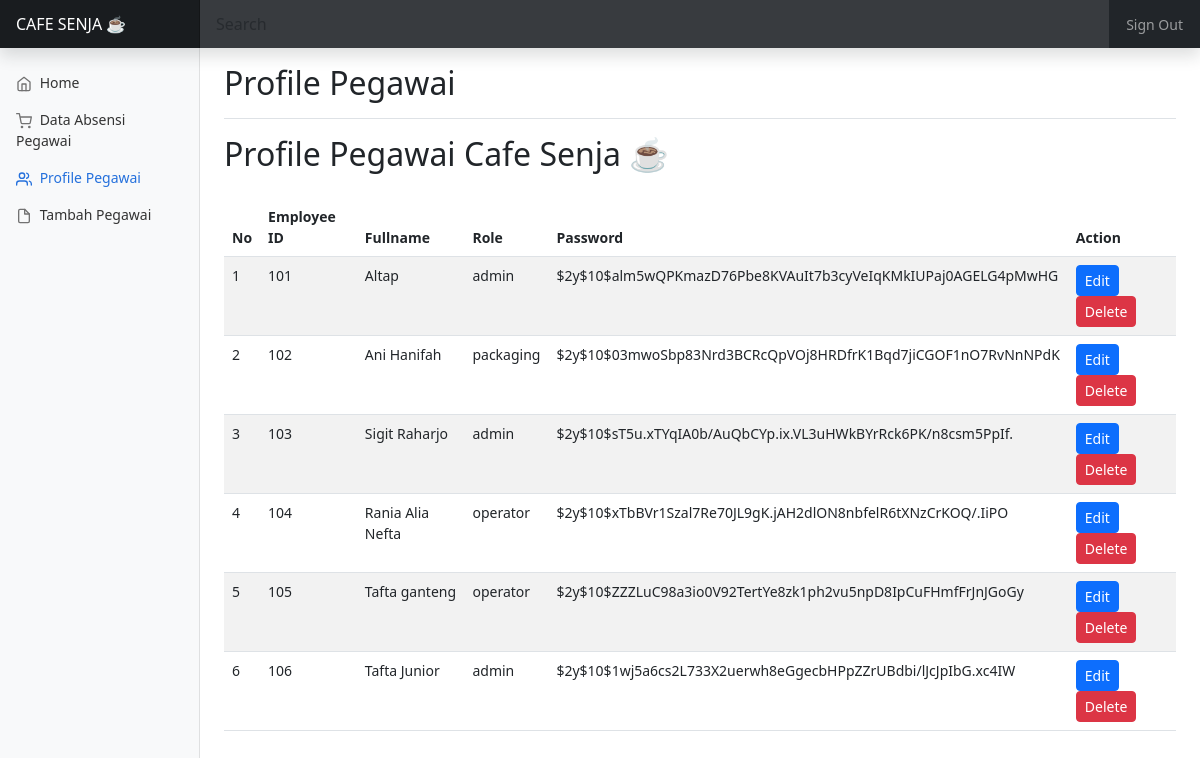
The page /dashboard_admin/profile_pegawai.php on the database its author committed.
### tables this page shows
CREATE TABLE `users` (
  `id` int(11) NOT NULL,
  `employee_id` int(8) NOT NULL,
  `fullname` varchar(255) NOT NULL,
  `role` varchar(255) NOT NULL,
  `password` varchar(255) NOT NULL
);

### dashboard_admin/profile_pegawai.php (the view, shortened to what this page needs)
<?php
include '../connection.php';
$sql = "SELECT * FROM users";
$result = $db->query($sql);
$users = [];
while ($user = $result->fetch_assoc()) {
    $users[] = $user;
}
?>
<!doctype html>
<html lang="en">
<head>
    <link href="../assets/dist/css/bootstrap.min.css" rel="stylesheet">
    <link href="dashboard.css" rel="stylesheet">
</head>
<body>
    <header class="navbar navbar-dark sticky-top bg-dark flex-md-nowrap p-0 shadow">
        <a class="navbar-brand col-md-3 col-lg-2 me-0 px-3 fs-6" href="#">CAFE SENJA ☕</a>
        <input class="form-control form-control-dark w-100 rounded-0 border-0" type="text" placeholder="Search" aria-label="Search">
        <div class="navbar-nav">
            <div class="nav-item text-nowrap">
                <form action="" method="post">
                    <button class="nav-link px-3 btn btn-outline-dark" type="submit" name='logout'>
                        Sign Out
                    </button>
                </form>
            </div>
        </div>
    </header>
    <div class="container-fluid">
        <div class="row">
            <nav id="sidebarMenu" class="col-md-3 col-lg-2 d-md-block bg-light sidebar collapse">
                <div class="position-sticky pt-3 sidebar-sticky">
                    <ul class="nav flex-column">
                        <li class="nav-item">
                            <a class="nav-link" href="index.php">
                                <span data-feather="home" class="align-text-bottom"></span>
                                Home
                            </a>
                        </li>
                        <li class="nav-item">
                            <a class="nav-link" href="data_absen.php">
                                <span data-feather="shopping-cart" class="align-text-bottom"></span>
                                Data Absensi Pegawai
                            </a>
                        </li>
                        <li class="nav-item">
                            <a class="nav-link active" aria-current="page" href="profile_pegawai.php">
                                <span data-feather="users" class="align-text-bottom"></span>
                                Profile Pegawai
                            </a>
                        </li>
                        <li class="nav-item">
                            <a class="nav-link" href="tambah_pegawai.php">
                                <span data-feather="file" class="align-text-bottom"></span>
                                Tambah Pegawai
                            </a>
                        </li>
                    </ul>
                </div>
            </nav>
            <main class="col-md-9 ms-sm-auto col-lg-10 px-md-4">
                <div class="d-flex justify-content-between flex-wrap flex-md-nowrap align-items-center pt-3 pb-2 mb-3 border-bottom">
                    <h1 class="h2">Profile Pegawai</h1>
                </div>
                <h2 class="mb-4">Profile Pegawai Cafe Senja ☕</h2>
                <div class="table-responsive">
                    <table class="table table-striped table-hover">
                        <thead>
                            <tr>
                                <th scope="col">No</th>
                                <th scope="col">Employee ID</th>
                                <th scope="col">Fullname</th>
                                <th scope="col">Role</th>
                                <th scope="col">Password</th>
                                <th scope="col">Action</th>
                            </tr>
                        </thead>
                        <tbody>
                            <?php $no = 1;
                            foreach ($users as $u) : ?>
                                <tr>
                                    <td><?= $no++; ?></td>
                                    <td><?= $u['employee_id']; ?></td>
                                    <td><?= $u['fullname']; ?></td>
                                    <td><?= $u['role']; ?></td>
                                    <td><?= $u['password']; ?></td>
                                    <td>
                                        <a class="btn btn-primary btn-sm" href="edit_profile.php?id=<?= $u['id']; ?>">Edit</a>
                                        <a class="btn btn-danger btn-sm" href='action_delete.php?id=<?= $u['id']; ?>' onclick="return confirm('Apakah Anda yakin ingin menghapus?')">Delete</a>
                                    </td>
                                </tr>
                            <?php endforeach ?>
                        </tbody>
                    </table>
                </div>
            </main>
        </div>
    </div>
</body>
</html>

### dashboard_admin/dashboard.css (style rules this page uses)
body { font-size: .875rem; }
.feather { width: 16px; height: 16px; }
.sidebar { position: fixed; top: 0; bottom: 0; left: 0; z-index: 100; padding: 48px 0 0; box-shadow: inset -1px 0 0 rgba(0, 0, 0, .1); }
.sidebar-sticky { height: calc(100vh - 48px); overflow-x: hidden; overflow-y: auto; }
.sidebar .nav-link { font-weight: 500; color: #333; }
.sidebar .nav-link .feather { margin-right: 4px; color: #727272; }
.sidebar .nav-link.active { color: #2470dc; }
.sidebar .nav-link:hover .feather, .sidebar .nav-link.active .feather { color: inherit; }
.navbar-brand { padding-top: .75rem; padding-bottom: .75rem; background-color: rgba(0, 0, 0, .25); box-shadow: inset -1px 0 0 rgba(0, 0, 0, .25); }
.navbar .form-control { padding: .75rem 1rem; }
.form-control-dark { color: #fff; background-color: rgba(255, 255, 255, .1); border-color: rgba(255, 255, 255, .1); }

### rows shown on the page
users: employee "101", fullname "Altap", role "admin", password "$2y$10$alm5wQPKmazD76Pbe8KVAuIt7b3cyVeIqKMkIUPaj0AGELG4pMwHG"
users: employee "102", fullname "Ani Hanifah", role "packaging", password "$2y$10$03mwoSbp83Nrd3BCRcQpVOj8HRDfrK1Bqd7jiCGOF1nO7RvNnNPdK"
users: employee "103", fullname "Sigit Raharjo", role "admin", password "$2y$10$sT5u.xTYqIA0b/AuQbCYp.ix.VL3uHWkBYrRck6PK/n8csm5PpIf."
users: employee "104", fullname "Rania Alia Nefta", role "operator", password "$2y$10$xTbBVr1Szal7Re70JL9gK.jAH2dlON8nbfelR6tXNzCrKOQ/.IiPO"
users: employee "105", fullname "Tafta ganteng", role "operator", password "$2y$10$ZZZLuC98a3io0V92TertYe8zk1ph2vu5npD8IpCuFHmfFrJnJGoGy"
users: employee "106", fullname "Tafta Junior", role "admin", password "$2y$10$1wj5a6cs2L733X2uerwh8eGgecbHPpZZrUBdbi/lJcJpIbG.xc4IW"
